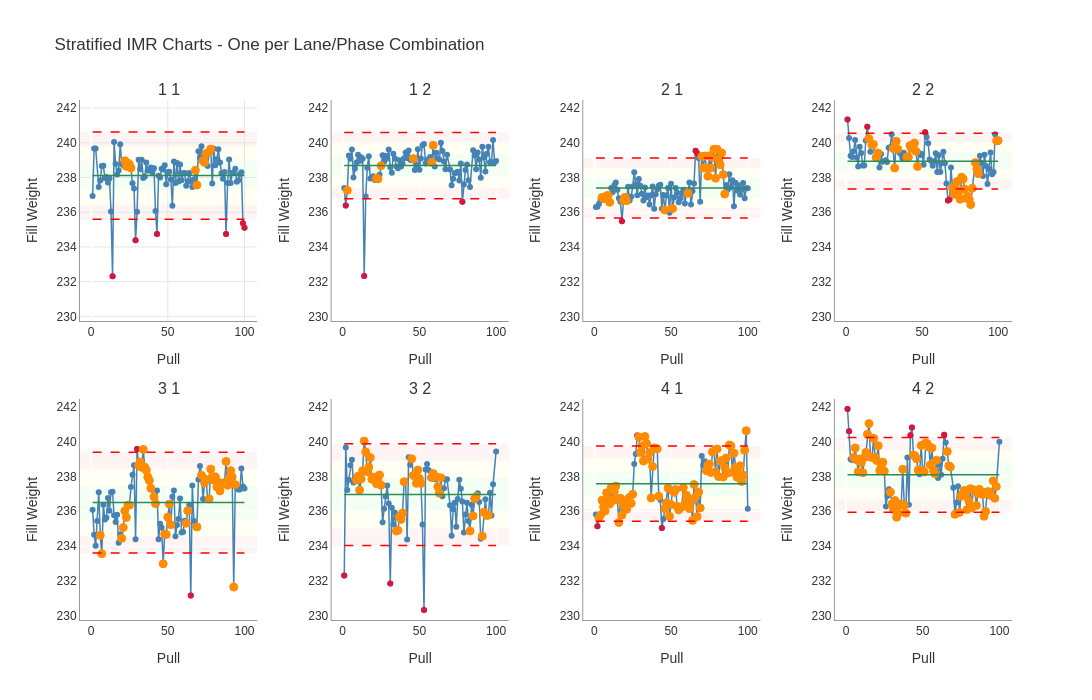

Notebook code cell kept with this figure:
### Code cell
# Plot all 8 stratified IMR charts as facets
fig = result_imr.plot(
    show_zones=True,
    show_rules=True,
    ncols=4,
    width=1400,
    height=700,
    title='Stratified IMR Charts - One per Lane/Phase Combination'
)
fig.show()
